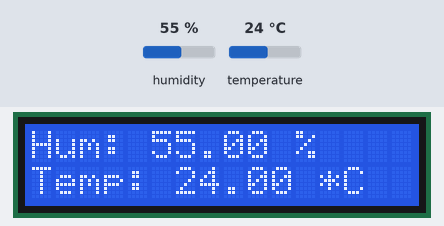
The sketch below on a simulated Arduino Uno, built with avr-gcc and run on an emulated ATmega328P. On the bench: 16×2 character LCD. The inputs (shaded band) are chosen by the test bench; at power-on: humidity 55 %, temperature 24 °C.

Above: at 2.6 s.
2.7 s: humidity set to 22 %
At 5.2 s:
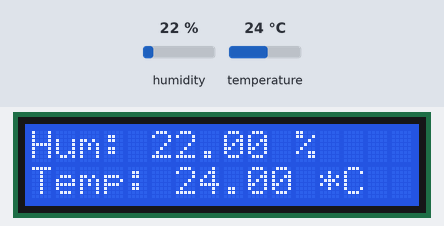
5.7 s: temperature set to 12 °C
At 7.2 s:
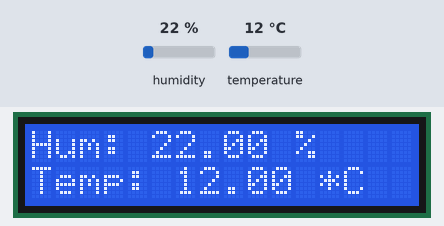
8.7 s: humidity set to 40 %
At 11.1 s:
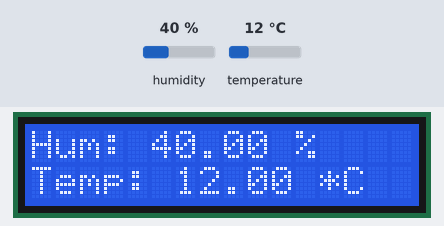
11.7 s: temperature set to 19 °C
At 13.0 s:
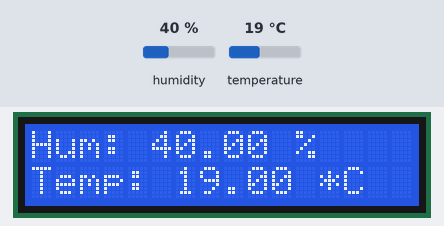
Timing chart, 0 to 14.7 s (numbered marks = the images above; inputs shaded):
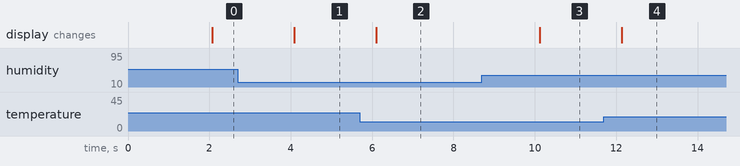

Measured:
- after the input at 2.7 s, the display: changes after 1.4 s (image 1)
- after the input at 5.7 s, the display: changes after 0.40 s (image 2)
- after the input at 8.7 s, the display: changes after 1.4 s (image 3)
- after the input at 11.7 s, the display: changes after 0.44 s (image 4)

The sketch:

Sensor_on_the_LCD.ino
```cpp
#include <LiquidCrystal.h>
#include "DHT.h"

#define DHTPIN 7  //pin is connected to pin 7
#define DHTTYPE DHT22

DHT dht(DHTPIN, DHTTYPE);

//intilaize the LCD library
LiquidCrystal lcd(12, 11, 5, 4, 3, 2);

void setup() {
  // put your setup code here, to run once:
  //set no of columns & rows of the LCD
  lcd.begin(16, 2);
  lcd.print("DHT test");

  dht.begin();
}

void loop() {
  // put your main code here, to run repeatedly:
  delay(2000);

  float h = dht.readHumidity();
  float t = dht.readTemperature();
  //check if the readings are valid else there is sth wrong
  if (isnan(t) || isnan(h)) {
    lcd.clear();
    lcd.setCursor(0, 0);
    lcd.print("Can't get reading");
    lcd.setCursor(0, 1);
    lcd.print("from DHT");

  } else {
    lcd.clear();
    lcd.setCursor(0, 0);
    lcd.print("Hum: ");
    lcd.print(h);
    lcd.print(" %");
    lcd.setCursor(0, 1);
    lcd.print("Temp: ");
    lcd.print(t);
    lcd.print(" *C");
  }
}
```
